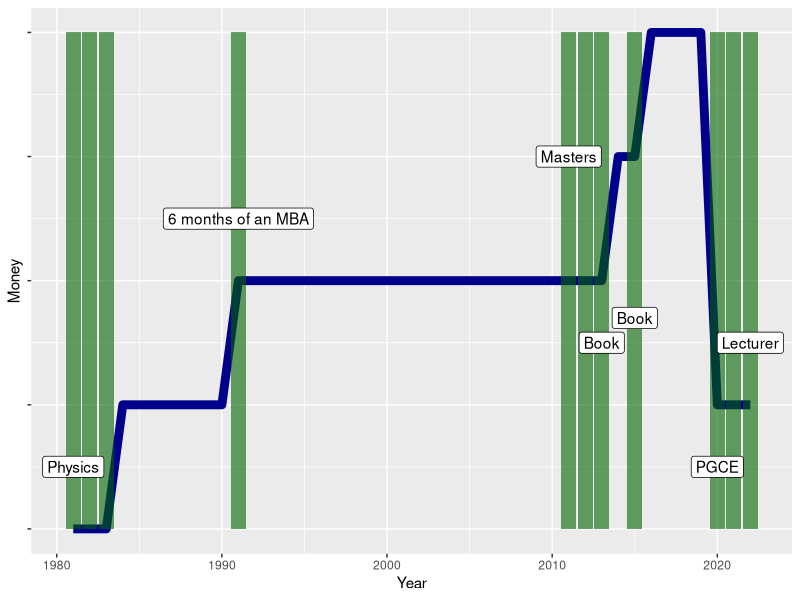

Here is the R script that generated this plot:
library(ggplot2)
library(dplyr)
career = read.csv('career.csv') %>% mutate(Opportunity = money, Year = year)
career$Label[career$Label==''] = NA

gg1 = ggplot(data=career, mapping = aes(x=Year, y=Opportunity))
gg2 = ggplot(data=career, mapping = aes(x=Year, y=academia))
ggp = geom_point()
ggl = geom_line(size=3, col='darkblue')
ggc = geom_col(mapping = aes(y=4*academia), fill='darkgreen', alpha=0.6)
gglab =  theme(axis.text.y = element_blank())
ggresult = gg1+ggl+ggc+gglab+ geom_label(mapping=aes(y=LabelPosition, label=Label)) + labs(y='Money')
ggresult
